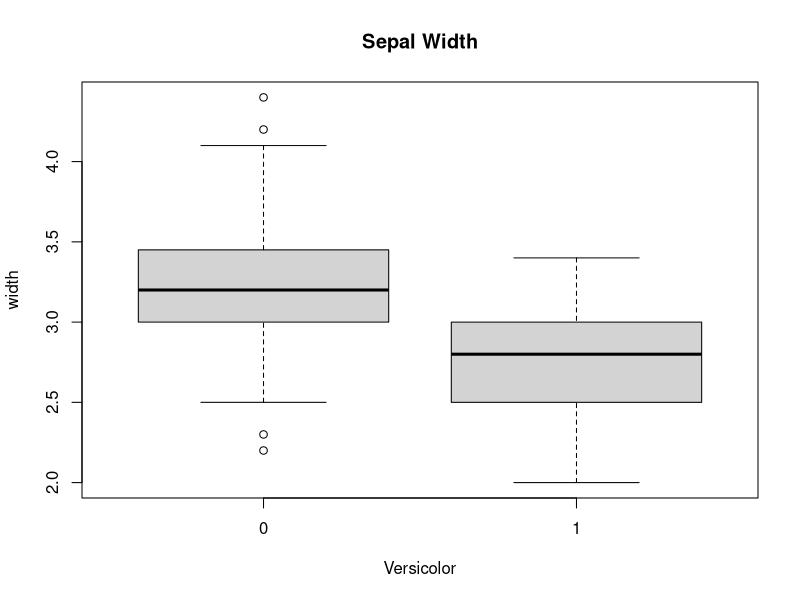

Generate this figure with R:
## ---- chunk 1
## head function
head(iris)

## names function
names(iris)
## ---- chunk 2
Versicolor <- ifelse(iris$Species == "versicolor", 1, 0)
## ---- chunk 3
boxplot(Sepal.Width~Versicolor,main="Sepal Width",ylab="width",data=iris)
## ---- chunk 4
  mean(iris[iris$Species=="setosa","Sepal.Length"])
## ---- chunk 5
tapply(iris$Sepal.Length,iris$Species,mean)
## ---- chunk 6
# define a matrix of zeros
MeanFlowers <- matrix(0,nrow=4,ncol=3)

# define a character vector corresponding to the numeric variable names
measurements <- c("Sepal.Length","Sepal.Width","Petal.Length","Petal.Width")

# name the rows and columns of the matrix MeanFlowers 
rownames(MeanFlowers)  <- measurements
colnames(MeanFlowers)  <- c("setosa","versicolor","virginica")

# Loop
for (j in measurements) {
  
MeanFlowers[j,]<-tapply(iris[,j],iris[,"Species"], mean)
  
}
MeanFlowers
